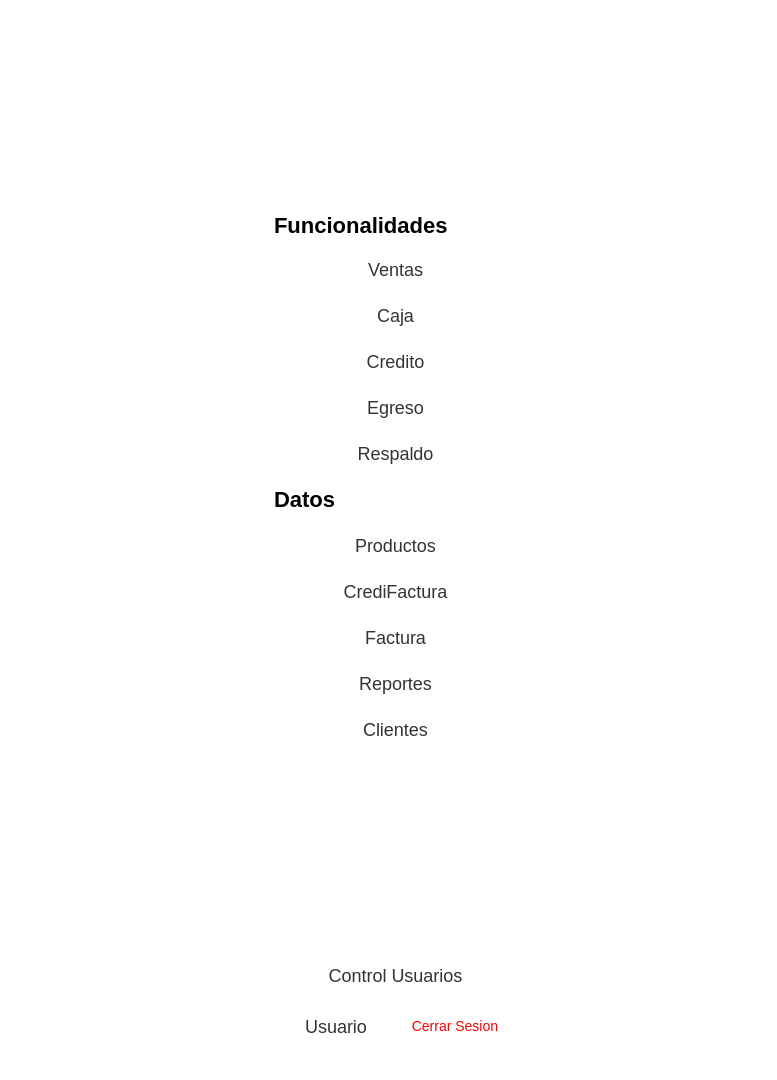
<?xml version="1.0" encoding="UTF-8"?>
<ui version="4.0">
 <class>Navbar</class>
 <widget class="QWidget" name="Navbar">
  <property name="geometry">
   <rect>
    <x>0</x>
    <y>0</y>
    <width>777</width>
    <height>1080</height>
   </rect>
  </property>
  <property name="sizePolicy">
   <sizepolicy hsizetype="Preferred" vsizetype="Fixed">
    <horstretch>0</horstretch>
    <verstretch>0</verstretch>
   </sizepolicy>
  </property>
  <property name="windowTitle">
   <string>Form</string>
  </property>
  <property name="styleSheet">
   <string notr="true">background-color: rgb(255, 255, 255);
</string>
  </property>
  <layout class="QHBoxLayout" name="horizontalLayout_2">
   <item>
    <widget class="QWidget" name="Contenedor" native="true">
     <property name="sizePolicy">
      <sizepolicy hsizetype="Preferred" vsizetype="Expanding">
       <horstretch>0</horstretch>
       <verstretch>0</verstretch>
      </sizepolicy>
     </property>
     <property name="minimumSize">
      <size>
       <width>0</width>
       <height>900</height>
      </size>
     </property>
     <property name="styleSheet">
      <string notr="true">
QPushButton {
    background-color: black; /* Fondo blanco */
    border: none; /* Sin borde ni decoración inicial */
    color:  white; /* Color del texto */
    border-radius: 15px; /* Bordes circulares */
    padding: 5px 10px; /* Espaciado interno para mejor apariencia */
	height: 40px; /* Altura del botón */
    text-align: center; /* Alinea el texto del botón a la izquierda */
    font-size: 18px; /* Tamaño de fuente */
	margin-top:20px;
}

QPushButton:hover {
    background-color: rgb(106, 106, 106); /* Gris claro al pasar el mouse */
    cursor: pointer; /* Cursor de mano al pasar sobre el botón */
}

QToolButton {
    background-color: white; /* Fondo blanco */
    border: none; /* Sin borde ni decoración inicial */
    color:  rgb(50, 50, 50); /* Color del texto */
    border-radius: 15px; /* Bordes circulares */
    padding: 5px 10px; /* Espaciado interno para mejor apariencia */
	height: 40px; /* Altura del botón */
    text-align: left; /* Alinea el texto del botón a la izquierda */
    font-size: 18px; /* Tamaño de fuente */
    cursor: pointer;
}

QToolButton:hover {
    background-color: #f2f2f2; /* Gris claro al pasar el mouse */
    cursor: pointer;
}
QLineEdit {
    background-color: rgb(255, 255, 255); /* Fondo blanco */
    border: none; /* Sin bordes visibles */
    padding: 4px; /* Espaciado interno entre el texto y los bordes */
    margin-right: 5px; /* Espaciado externo solo a la derecha */
    border-radius: 10px; /* Bordes redondeados */
    color: black; /* Texto negro */
    text-align: left; /* Texto alineado a la izquierda */
    font-size: 18px; /* Tamaño del texto */
}

/* Cuando el QLineEdit está enfocado (se está escribiendo) */
QLineEdit:focus {
    background-color: rgb(230, 230, 250); /* Color de fondo cuando el campo está activo */
    border: 1px solid rgb(0, 0, 0); /* Borde negro al estar activo */
}

QLabel {
    font-size: 20px; /* Tamaño de fuente */
    color:  black; /* Color del texto */
    margin-right: 10px; /* Espaciado a la derecha */
    padding: 5px; /* Espaciado interno */
    text-align: left; /* Alineación del texto a la izquierda */
}
QTableWidget {
    border: none;
    background-color: #ffffff; /* Fondo blanco para la tabla */
    box-shadow: 0 4px 8px rgba(0, 0, 0, 0.1); /* Sombra suave alrededor de la tabla */
}

QTableWidget::item {
    background-color: #f2f2f2; 
    border: none; 
    transition: background-color 0.3s ease; /* Suavizado de transición de color de fondo */
    pointer-events: none; /* Desactiva la interacción con las celdas (como editar) */
}

QTableWidget::item:selected {
    background-color: #aad4ff; /* Color azul claro para celdas seleccionadas */
    color: black; /* Texto negro para celdas seleccionadas */
}

QTableWidget::item:hover {
    background-color: #e6e6e6; /* Color de fondo al pasar el cursor sobre las celdas */
}

QHeaderView::section {
    border: none; 
    background-color: #f2f2f2; 
    font-weight: normal; /* No negritas */
    text-align: center; /* Centrado del texto en los encabezados */
    box-shadow: 0 2px 4px rgba(0, 0, 0, 0.1); /* Sombra suave para los encabezados */
}

QHeaderView::section:focus {
    background-color: #f2f2f2; /* Sin color de fondo cuando está en foco */
    border: none; /* Sin borde cuando está en foco */
}

QTableWidget::item:focus {
    border: none; /* Sin borde cuando las celdas tienen el foco */
    background-color: #f2f2f2; /* Mantener el fondo sin color azul */
}

QTableCornerButton::section {
    background-color: #f2f2f2; 
    border: none; 
}

QTableWidget::verticalHeader {
    background-color: #f2f2f2;
    border: none;
    font-weight: normal; /* No negritas */
}

QTableWidget::item:hover {
    background-color: #e6e6e6; /* Color de fondo al pasar el cursor sobre las celdas */
}

/* Personalización de la barra de desplazamiento */
QScrollBar:vertical {
    border: none;
    background: #f7f7f7; /* Fondo de la barra */
    width: 8px; /* Barra más delgada */
    border-radius: 4px; /* Bordes más redondeados */
}

QScrollBar::handle:vertical {
    background: #bbb; /* Fondo del control deslizante */
    min-height: 20px; /* Control deslizante más delgado */
    border-radius: 4px; /* Bordes redondeados */
    transition: background-color 0.3s ease; /* Transición suave para el cambio de color */
}

QScrollBar::handle:vertical:hover {
    background: #888; /* Color más oscuro cuando el control deslizante está siendo desplazado */
}

QScrollBar::add-line:vertical, QScrollBar::sub-line:vertical {
    border: none;
    background: #f2f2f2; /* Fondo para los botones de la barra */
    height: 0px; /* Sin altura para los botones */
}

QScrollBar:horizontal {
    border: none;
    background: #f7f7f7; /* Fondo de la barra */
    height: 8px; /* Barra más delgada */
    border-radius: 4px; /* Bordes más redondeados */
}

QScrollBar::handle:horizontal {
    background: #bbb; /* Fondo del control deslizante */
    min-width: 20px; /* Control deslizante más delgado */
    border-radius: 4px; /* Bordes redondeados */
    transition: background-color 0.3s ease; /* Transición suave para el cambio de color */
}

QScrollBar::handle:horizontal:hover {
    background: #888; /* Color más oscuro cuando el control deslizante está siendo desplazado */
}

QScrollBar::add-line:horizontal, QScrollBar::sub-line:horizontal {
    border: none;
    background: #f2f2f2; /* Fondo para los botones de la barra */
    width: 0px; /* Sin ancho para los botones */
}


</string>
     </property>
     <layout class="QHBoxLayout" name="horizontalLayout">
      <item>
       <widget class="QWidget" name="QWNavbar" native="true">
        <property name="sizePolicy">
         <sizepolicy hsizetype="Fixed" vsizetype="Expanding">
          <horstretch>0</horstretch>
          <verstretch>0</verstretch>
         </sizepolicy>
        </property>
        <property name="minimumSize">
         <size>
          <width>250</width>
          <height>800</height>
         </size>
        </property>
        <property name="styleSheet">
         <string notr="true">#QWNavbar {
    background-color: white; /* Fondo blanco */
}
</string>
        </property>
        <layout class="QVBoxLayout" name="verticalLayout">
         <item alignment="Qt::AlignTop">
          <widget class="QLabel" name="LabelImgNavbar">
           <property name="enabled">
            <bool>true</bool>
           </property>
           <property name="sizePolicy">
            <sizepolicy hsizetype="Fixed" vsizetype="Fixed">
             <horstretch>50</horstretch>
             <verstretch>50</verstretch>
            </sizepolicy>
           </property>
           <property name="minimumSize">
            <size>
             <width>80</width>
             <height>100</height>
            </size>
           </property>
           <property name="maximumSize">
            <size>
             <width>260</width>
             <height>50</height>
            </size>
           </property>
           <property name="styleSheet">
            <string notr="true">#LabelImg {
    background-position: center;
    background-repeat: no-repeat;
    background-size: 100% 100%; /* Ajusta la imagen para que ocupe todo el área del label */
    height: 200px; /* Ajusta la altura del QLabel */
    width: 300px; /* Ajusta el ancho del QLabel */
}
</string>
           </property>
           <property name="text">
            <string/>
           </property>
           <property name="pixmap">
            <pixmap>../../assets/Logo.png</pixmap>
           </property>
           <property name="scaledContents">
            <bool>true</bool>
           </property>
          </widget>
         </item>
         <item>
          <spacer name="verticalSpacer_2">
           <property name="orientation">
            <enum>Qt::Vertical</enum>
           </property>
           <property name="sizeType">
            <enum>QSizePolicy::Fixed</enum>
           </property>
           <property name="sizeHint" stdset="0">
            <size>
             <width>20</width>
             <height>20</height>
            </size>
           </property>
          </spacer>
         </item>
         <item>
          <widget class="QLabel" name="LabelFuncionalidades">
           <property name="sizePolicy">
            <sizepolicy hsizetype="Fixed" vsizetype="Fixed">
             <horstretch>0</horstretch>
             <verstretch>0</verstretch>
            </sizepolicy>
           </property>
           <property name="minimumSize">
            <size>
             <width>250</width>
             <height>30</height>
            </size>
           </property>
           <property name="maximumSize">
            <size>
             <width>300</width>
             <height>50</height>
            </size>
           </property>
           <property name="styleSheet">
            <string notr="true">#LabelFuncionalidades {
    font-weight: bold; /* Negrita */
    font-size: 22px; /* Tamaño de fuente */
}
</string>
           </property>
           <property name="text">
            <string>Funcionalidades</string>
           </property>
          </widget>
         </item>
         <item>
          <widget class="QToolButton" name="BtnVentas">
           <property name="sizePolicy">
            <sizepolicy hsizetype="Preferred" vsizetype="Fixed">
             <horstretch>0</horstretch>
             <verstretch>0</verstretch>
            </sizepolicy>
           </property>
           <property name="minimumSize">
            <size>
             <width>0</width>
             <height>0</height>
            </size>
           </property>
           <property name="maximumSize">
            <size>
             <width>16777215</width>
             <height>40</height>
            </size>
           </property>
           <property name="cursor">
            <cursorShape>PointingHandCursor</cursorShape>
           </property>
           <property name="toolTip">
            <string>&lt;html&gt;&lt;head/&gt;&lt;body&gt;&lt;p align=&quot;center&quot;&gt;&lt;br/&gt;&lt;/p&gt;&lt;/body&gt;&lt;/html&gt;</string>
           </property>
           <property name="styleSheet">
            <string notr="true">
    padding-left: 10px; /* Distancia entre icono y borde izquierdo */
    text-align: right; /* Texto más hacia la derecha */

</string>
           </property>
           <property name="text">
            <string>   Ventas</string>
           </property>
           <property name="icon">
            <iconset>
             <normaloff>../../assets/iconos/ventas.png</normaloff>../../assets/iconos/ventas.png</iconset>
           </property>
           <property name="iconSize">
            <size>
             <width>30</width>
             <height>30</height>
            </size>
           </property>
           <property name="toolButtonStyle">
            <enum>Qt::ToolButtonTextBesideIcon</enum>
           </property>
           <property name="autoRaise">
            <bool>false</bool>
           </property>
          </widget>
         </item>
         <item>
          <widget class="QToolButton" name="BtnCaja">
           <property name="sizePolicy">
            <sizepolicy hsizetype="Preferred" vsizetype="Fixed">
             <horstretch>0</horstretch>
             <verstretch>0</verstretch>
            </sizepolicy>
           </property>
           <property name="maximumSize">
            <size>
             <width>16777215</width>
             <height>40</height>
            </size>
           </property>
           <property name="cursor">
            <cursorShape>PointingHandCursor</cursorShape>
           </property>
           <property name="styleSheet">
            <string notr="true"/>
           </property>
           <property name="text">
            <string>   Caja</string>
           </property>
           <property name="icon">
            <iconset>
             <normaloff>../../assets/iconos/Caja.png</normaloff>../../assets/iconos/Caja.png</iconset>
           </property>
           <property name="iconSize">
            <size>
             <width>30</width>
             <height>30</height>
            </size>
           </property>
           <property name="toolButtonStyle">
            <enum>Qt::ToolButtonTextBesideIcon</enum>
           </property>
          </widget>
         </item>
         <item>
          <widget class="QToolButton" name="BtnCredito">
           <property name="sizePolicy">
            <sizepolicy hsizetype="Preferred" vsizetype="Fixed">
             <horstretch>0</horstretch>
             <verstretch>0</verstretch>
            </sizepolicy>
           </property>
           <property name="maximumSize">
            <size>
             <width>16777215</width>
             <height>40</height>
            </size>
           </property>
           <property name="cursor">
            <cursorShape>PointingHandCursor</cursorShape>
           </property>
           <property name="text">
            <string>   Credito</string>
           </property>
           <property name="icon">
            <iconset>
             <normaloff>../../assets/iconos/Credito.png</normaloff>../../assets/iconos/Credito.png</iconset>
           </property>
           <property name="iconSize">
            <size>
             <width>30</width>
             <height>30</height>
            </size>
           </property>
           <property name="toolButtonStyle">
            <enum>Qt::ToolButtonTextBesideIcon</enum>
           </property>
          </widget>
         </item>
         <item>
          <widget class="QToolButton" name="BtnEgreso">
           <property name="sizePolicy">
            <sizepolicy hsizetype="Preferred" vsizetype="Fixed">
             <horstretch>0</horstretch>
             <verstretch>0</verstretch>
            </sizepolicy>
           </property>
           <property name="maximumSize">
            <size>
             <width>16777215</width>
             <height>40</height>
            </size>
           </property>
           <property name="cursor">
            <cursorShape>PointingHandCursor</cursorShape>
           </property>
           <property name="text">
            <string>   Egreso</string>
           </property>
           <property name="icon">
            <iconset>
             <normaloff>../../assets/iconos/Egreso.png</normaloff>../../assets/iconos/Egreso.png</iconset>
           </property>
           <property name="iconSize">
            <size>
             <width>30</width>
             <height>30</height>
            </size>
           </property>
           <property name="toolButtonStyle">
            <enum>Qt::ToolButtonTextBesideIcon</enum>
           </property>
          </widget>
         </item>
         <item>
          <widget class="QToolButton" name="BtnRespaldo">
           <property name="sizePolicy">
            <sizepolicy hsizetype="Preferred" vsizetype="Fixed">
             <horstretch>0</horstretch>
             <verstretch>0</verstretch>
            </sizepolicy>
           </property>
           <property name="maximumSize">
            <size>
             <width>16777215</width>
             <height>40</height>
            </size>
           </property>
           <property name="cursor">
            <cursorShape>PointingHandCursor</cursorShape>
           </property>
           <property name="text">
            <string>   Respaldo</string>
           </property>
           <property name="icon">
            <iconset>
             <normaloff>../../assets/iconos/Respaldo.png</normaloff>../../assets/iconos/Respaldo.png</iconset>
           </property>
           <property name="iconSize">
            <size>
             <width>30</width>
             <height>30</height>
            </size>
           </property>
           <property name="toolButtonStyle">
            <enum>Qt::ToolButtonTextBesideIcon</enum>
           </property>
          </widget>
         </item>
         <item>
          <widget class="QLabel" name="LabelDatos">
           <property name="sizePolicy">
            <sizepolicy hsizetype="Fixed" vsizetype="Fixed">
             <horstretch>0</horstretch>
             <verstretch>0</verstretch>
            </sizepolicy>
           </property>
           <property name="minimumSize">
            <size>
             <width>250</width>
             <height>40</height>
            </size>
           </property>
           <property name="maximumSize">
            <size>
             <width>250</width>
             <height>40</height>
            </size>
           </property>
           <property name="styleSheet">
            <string notr="true">#LabelDatos {
    font-weight: bold; /* Negrita */
    font-size: 22px; /* Tamaño de fuente */
}
</string>
           </property>
           <property name="text">
            <string>Datos</string>
           </property>
          </widget>
         </item>
         <item>
          <widget class="QToolButton" name="BtnProductos">
           <property name="sizePolicy">
            <sizepolicy hsizetype="Preferred" vsizetype="Fixed">
             <horstretch>0</horstretch>
             <verstretch>0</verstretch>
            </sizepolicy>
           </property>
           <property name="maximumSize">
            <size>
             <width>16777215</width>
             <height>40</height>
            </size>
           </property>
           <property name="cursor">
            <cursorShape>PointingHandCursor</cursorShape>
           </property>
           <property name="text">
            <string>   Productos</string>
           </property>
           <property name="icon">
            <iconset>
             <normaloff>../../assets/iconos/Productos.png</normaloff>../../assets/iconos/Productos.png</iconset>
           </property>
           <property name="iconSize">
            <size>
             <width>30</width>
             <height>30</height>
            </size>
           </property>
           <property name="toolButtonStyle">
            <enum>Qt::ToolButtonTextBesideIcon</enum>
           </property>
          </widget>
         </item>
         <item>
          <widget class="QToolButton" name="BtnCrediFactura">
           <property name="sizePolicy">
            <sizepolicy hsizetype="Preferred" vsizetype="Fixed">
             <horstretch>0</horstretch>
             <verstretch>0</verstretch>
            </sizepolicy>
           </property>
           <property name="maximumSize">
            <size>
             <width>16777215</width>
             <height>40</height>
            </size>
           </property>
           <property name="cursor">
            <cursorShape>PointingHandCursor</cursorShape>
           </property>
           <property name="text">
            <string>   CrediFactura</string>
           </property>
           <property name="icon">
            <iconset>
             <normaloff>../../assets/iconos/CrediFactura.png</normaloff>../../assets/iconos/CrediFactura.png</iconset>
           </property>
           <property name="iconSize">
            <size>
             <width>30</width>
             <height>30</height>
            </size>
           </property>
           <property name="toolButtonStyle">
            <enum>Qt::ToolButtonTextBesideIcon</enum>
           </property>
          </widget>
         </item>
         <item>
          <widget class="QToolButton" name="BtnFacturas">
           <property name="sizePolicy">
            <sizepolicy hsizetype="Preferred" vsizetype="Fixed">
             <horstretch>0</horstretch>
             <verstretch>0</verstretch>
            </sizepolicy>
           </property>
           <property name="maximumSize">
            <size>
             <width>16777215</width>
             <height>40</height>
            </size>
           </property>
           <property name="cursor">
            <cursorShape>PointingHandCursor</cursorShape>
           </property>
           <property name="text">
            <string>   Factura</string>
           </property>
           <property name="icon">
            <iconset>
             <normaloff>../../assets/iconos/Facturas.png</normaloff>../../assets/iconos/Facturas.png</iconset>
           </property>
           <property name="iconSize">
            <size>
             <width>30</width>
             <height>30</height>
            </size>
           </property>
           <property name="toolButtonStyle">
            <enum>Qt::ToolButtonTextBesideIcon</enum>
           </property>
          </widget>
         </item>
         <item>
          <widget class="QToolButton" name="BtnReportes">
           <property name="sizePolicy">
            <sizepolicy hsizetype="Preferred" vsizetype="Fixed">
             <horstretch>0</horstretch>
             <verstretch>0</verstretch>
            </sizepolicy>
           </property>
           <property name="maximumSize">
            <size>
             <width>16777215</width>
             <height>40</height>
            </size>
           </property>
           <property name="cursor">
            <cursorShape>PointingHandCursor</cursorShape>
           </property>
           <property name="text">
            <string>   Reportes</string>
           </property>
           <property name="icon">
            <iconset>
             <normaloff>../../assets/iconos/Reportes.png</normaloff>../../assets/iconos/Reportes.png</iconset>
           </property>
           <property name="iconSize">
            <size>
             <width>30</width>
             <height>30</height>
            </size>
           </property>
           <property name="toolButtonStyle">
            <enum>Qt::ToolButtonTextBesideIcon</enum>
           </property>
          </widget>
         </item>
         <item>
          <widget class="QToolButton" name="BtnClientes">
           <property name="sizePolicy">
            <sizepolicy hsizetype="Preferred" vsizetype="Fixed">
             <horstretch>0</horstretch>
             <verstretch>0</verstretch>
            </sizepolicy>
           </property>
           <property name="maximumSize">
            <size>
             <width>16777215</width>
             <height>40</height>
            </size>
           </property>
           <property name="cursor">
            <cursorShape>PointingHandCursor</cursorShape>
           </property>
           <property name="text">
            <string>   Clientes</string>
           </property>
           <property name="icon">
            <iconset>
             <normaloff>../../assets/iconos/Clientes.png</normaloff>../../assets/iconos/Clientes.png</iconset>
           </property>
           <property name="iconSize">
            <size>
             <width>30</width>
             <height>30</height>
            </size>
           </property>
           <property name="toolButtonStyle">
            <enum>Qt::ToolButtonTextBesideIcon</enum>
           </property>
          </widget>
         </item>
         <item>
          <spacer name="verticalSpacer">
           <property name="orientation">
            <enum>Qt::Vertical</enum>
           </property>
           <property name="sizeType">
            <enum>QSizePolicy::Fixed</enum>
           </property>
           <property name="sizeHint" stdset="0">
            <size>
             <width>20</width>
             <height>200</height>
            </size>
           </property>
          </spacer>
         </item>
         <item>
          <widget class="QToolButton" name="BtnControlUsuario">
           <property name="sizePolicy">
            <sizepolicy hsizetype="Preferred" vsizetype="Fixed">
             <horstretch>0</horstretch>
             <verstretch>0</verstretch>
            </sizepolicy>
           </property>
           <property name="maximumSize">
            <size>
             <width>16777215</width>
             <height>40</height>
            </size>
           </property>
           <property name="cursor">
            <cursorShape>PointingHandCursor</cursorShape>
           </property>
           <property name="styleSheet">
            <string notr="true"/>
           </property>
           <property name="text">
            <string>   Control Usuarios</string>
           </property>
           <property name="icon">
            <iconset>
             <normaloff>../../assets/iconos/Usuarios.png</normaloff>../../assets/iconos/Usuarios.png</iconset>
           </property>
           <property name="iconSize">
            <size>
             <width>30</width>
             <height>30</height>
            </size>
           </property>
           <property name="toolButtonStyle">
            <enum>Qt::ToolButtonTextBesideIcon</enum>
           </property>
          </widget>
         </item>
         <item>
          <widget class="QWidget" name="widget" native="true">
           <property name="maximumSize">
            <size>
             <width>16777215</width>
             <height>50</height>
            </size>
           </property>
           <property name="styleSheet">
            <string notr="true">padding: 0;
margin: 0;</string>
           </property>
           <layout class="QHBoxLayout" name="horizontalLayout_3">
            <item>
             <widget class="QToolButton" name="BtnUsuario">
              <property name="sizePolicy">
               <sizepolicy hsizetype="Preferred" vsizetype="Fixed">
                <horstretch>0</horstretch>
                <verstretch>0</verstretch>
               </sizepolicy>
              </property>
              <property name="maximumSize">
               <size>
                <width>130</width>
                <height>16777215</height>
               </size>
              </property>
              <property name="cursor">
               <cursorShape>ArrowCursor</cursorShape>
              </property>
              <property name="styleSheet">
               <string notr="true">background-color: rgb(255, 255, 255);
</string>
              </property>
              <property name="text">
               <string>Usuario</string>
              </property>
              <property name="icon">
               <iconset>
                <normaloff>../../assets/iconos/perfil.png</normaloff>../../assets/iconos/perfil.png</iconset>
              </property>
              <property name="iconSize">
               <size>
                <width>60</width>
                <height>60</height>
               </size>
              </property>
              <property name="toolButtonStyle">
               <enum>Qt::ToolButtonTextBesideIcon</enum>
              </property>
             </widget>
            </item>
            <item>
             <widget class="QToolButton" name="BtnCerrarSesion">
              <property name="cursor">
               <cursorShape>PointingHandCursor</cursorShape>
              </property>
              <property name="styleSheet">
               <string notr="true">color: red;
font-size: 14px;</string>
              </property>
              <property name="text">
               <string>Cerrar Sesion</string>
              </property>
              <property name="icon">
               <iconset>
                <normaloff>../../assets/iconos/cerrar-sesion.png</normaloff>../../assets/iconos/cerrar-sesion.png</iconset>
              </property>
              <property name="iconSize">
               <size>
                <width>20</width>
                <height>20</height>
               </size>
              </property>
              <property name="toolButtonStyle">
               <enum>Qt::ToolButtonTextBesideIcon</enum>
              </property>
             </widget>
            </item>
           </layout>
          </widget>
         </item>
        </layout>
       </widget>
      </item>
     </layout>
    </widget>
   </item>
  </layout>
 </widget>
 <resources/>
 <connections/>
</ui>
